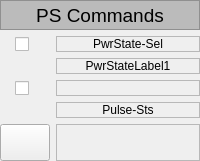
       <widget class="QWidget" name="widget_2" native="true">
        <layout class="QGridLayout" name="gridLayout_3">
         <property name="leftMargin">
          <number>0</number>
         </property>
         <property name="topMargin">
          <number>0</number>
         </property>
         <property name="rightMargin">
          <number>0</number>
         </property>
         <property name="bottomMargin">
          <number>0</number>
         </property>
         <item row="3" column="0">
          <widget class="PyDMByteIndicator" name="PyDMByteIndicator_11">
           <property name="sizePolicy">
            <sizepolicy hsizetype="Expanding" vsizetype="Expanding">
             <horstretch>0</horstretch>
             <verstretch>0</verstretch>
            </sizepolicy>
           </property>
           <property name="maximumSize">
            <size>
             <width>50</width>
             <height>16777215</height>
            </size>
           </property>
           <property name="toolTip">
            <string/>
           </property>
           <property name="layoutDirection">
            <enum>Qt::RightToLeft</enum>
           </property>
           <property name="channel" stdset="0">
            <string>ca://SpareNLK1:PwrState-Sts</string>
           </property>
           <property name="offColor" stdset="0">
            <color>
             <red>239</red>
             <green>41</green>
             <blue>41</blue>
            </color>
           </property>
           <property name="showLabels" stdset="0">
            <bool>false</bool>
           </property>
           <property name="circles" stdset="0">
            <bool>true</bool>
           </property>
           <property name="labels" stdset="0">
            <stringlist>
             <string>Bit 0</string>
            </stringlist>
           </property>
          </widget>
         </item>
         <item row="0" column="0" colspan="2">
          <widget class="QLabel" name="label_331">
           <property name="sizePolicy">
            <sizepolicy hsizetype="MinimumExpanding" vsizetype="Expanding">
             <horstretch>0</horstretch>
             <verstretch>0</verstretch>
            </sizepolicy>
           </property>
           <property name="minimumSize">
            <size>
             <width>0</width>
             <height>30</height>
            </size>
           </property>
           <property name="maximumSize">
            <size>
             <width>16777215</width>
             <height>30</height>
            </size>
           </property>
           <property name="palette">
            <palette>
             <active>
              <colorrole role="WindowText">
               <brush brushstyle="SolidPattern">
                <color alpha="255">
                 <red>0</red>
                 <green>0</green>
                 <blue>0</blue>
                </color>
               </brush>
              </colorrole>
              <colorrole role="Button">
               <brush brushstyle="SolidPattern">
                <color alpha="255">
                 <red>187</red>
                 <green>187</green>
                 <blue>187</blue>
                </color>
               </brush>
              </colorrole>
              <colorrole role="Light">
               <brush brushstyle="SolidPattern">
                <color alpha="255">
                 <red>255</red>
                 <green>255</green>
                 <blue>255</blue>
                </color>
               </brush>
              </colorrole>
              <colorrole role="Midlight">
               <brush brushstyle="SolidPattern">
                <color alpha="255">
                 <red>221</red>
                 <green>221</green>
                 <blue>221</blue>
                </color>
               </brush>
              </colorrole>
              <colorrole role="Dark">
               <brush brushstyle="SolidPattern">
                <color alpha="255">
                 <red>93</red>
                 <green>93</green>
                 <blue>93</blue>
                </color>
               </brush>
              </colorrole>
              <colorrole role="Mid">
               <brush brushstyle="SolidPattern">
                <color alpha="255">
                 <red>125</red>
                 <green>125</green>
                 <blue>125</blue>
                </color>
               </brush>
              </colorrole>
              <colorrole role="Text">
               <brush brushstyle="SolidPattern">
                <color alpha="255">
                 <red>0</red>
                 <green>0</green>
                 <blue>0</blue>
                </color>
               </brush>
              </colorrole>
              <colorrole role="BrightText">
               <brush brushstyle="SolidPattern">
                <color alpha="255">
                 <red>255</red>
                 <green>255</green>
                 <blue>255</blue>
                </color>
               </brush>
              </colorrole>
              <colorrole role="ButtonText">
               <brush brushstyle="SolidPattern">
                <color alpha="255">
                 <red>0</red>
                 <green>0</green>
                 <blue>0</blue>
                </color>
               </brush>
              </colorrole>
              <colorrole role="Base">
               <brush brushstyle="SolidPattern">
                <color alpha="255">
                 <red>255</red>
                 <green>255</green>
                 <blue>255</blue>
                </color>
               </brush>
              </colorrole>
              <colorrole role="Window">
               <brush brushstyle="SolidPattern">
                <color alpha="255">
                 <red>187</red>
                 <green>187</green>
                 <blue>187</blue>
                </color>
               </brush>
              </colorrole>
              <colorrole role="Shadow">
               <brush brushstyle="SolidPattern">
                <color alpha="255">
                 <red>0</red>
                 <green>0</green>
                 <blue>0</blue>
                </color>
               </brush>
              </colorrole>
              <colorrole role="AlternateBase">
               <brush brushstyle="SolidPattern">
                <color alpha="255">
                 <red>221</red>
                 <green>221</green>
                 <blue>221</blue>
                </color>
               </brush>
              </colorrole>
              <colorrole role="ToolTipBase">
               <brush brushstyle="SolidPattern">
                <color alpha="255">
                 <red>255</red>
                 <green>255</green>
                 <blue>220</blue>
                </color>
               </brush>
              </colorrole>
              <colorrole role="ToolTipText">
               <brush brushstyle="SolidPattern">
                <color alpha="255">
                 <red>0</red>
                 <green>0</green>
                 <blue>0</blue>
                </color>
               </brush>
              </colorrole>
              <colorrole role="PlaceholderText">
               <brush brushstyle="NoBrush">
                <color alpha="128">
                 <red>0</red>
                 <green>0</green>
                 <blue>0</blue>
                </color>
               </brush>
              </colorrole>
             </active>
             <inactive>
              <colorrole role="WindowText">
               <brush brushstyle="SolidPattern">
                <color alpha="255">
                 <red>0</red>
                 <green>0</green>
                 <blue>0</blue>
                </color>
               </brush>
              </colorrole>
              <colorrole role="Button">
               <brush brushstyle="SolidPattern">
                <color alpha="255">
                 <red>187</red>
                 <green>187</green>
                 <blue>187</blue>
                </color>
               </brush>
              </colorrole>
              <colorrole role="Light">
               <brush brushstyle="SolidPattern">
                <color alpha="255">
                 <red>255</red>
                 <green>255</green>
                 <blue>255</blue>
                </color>
               </brush>
              </colorrole>
              <colorrole role="Midlight">
               <brush brushstyle="SolidPattern">
                <color alpha="255">
                 <red>221</red>
                 <green>221</green>
                 <blue>221</blue>
                </color>
               </brush>
              </colorrole>
              <colorrole role="Dark">
               <brush brushstyle="SolidPattern">
                <color alpha="255">
                 <red>93</red>
                 <green>93</green>
                 <blue>93</blue>
                </color>
               </brush>
              </colorrole>
              <colorrole role="Mid">
               <brush brushstyle="SolidPattern">
                <color alpha="255">
                 <red>125</red>
                 <green>125</green>
                 <blue>125</blue>
                </color>
               </brush>
              </colorrole>
              <colorrole role="Text">
               <brush brushstyle="SolidPattern">
                <color alpha="255">
                 <red>0</red>
                 <green>0</green>
                 <blue>0</blue>
                </color>
               </brush>
              </colorrole>
              <colorrole role="BrightText">
               <brush brushstyle="SolidPattern">
                <color alpha="255">
                 <red>255</red>
                 <green>255</green>
                 <blue>255</blue>
                </color>
               </brush>
              </colorrole>
              <colorrole role="ButtonText">
               <brush brushstyle="SolidPattern">
                <color alpha="255">
                 <red>0</red>
                 <green>0</green>
                 <blue>0</blue>
                </color>
               </brush>
              </colorrole>
              <colorrole role="Base">
               <brush brushstyle="SolidPattern">
                <color alpha="255">
                 <red>255</red>
                 <green>255</green>
                 <blue>255</blue>
                </color>
               </brush>
              </colorrole>
              <colorrole role="Window">
               <brush brushstyle="SolidPattern">
                <color alpha="255">
                 <red>187</red>
                 <green>187</green>
                 <blue>187</blue>
                </color>
               </brush>
              </colorrole>
              <colorrole role="Shadow">
               <brush brushstyle="SolidPattern">
                <color alpha="255">
                 <red>0</red>
                 <green>0</green>
                 <blue>0</blue>
                </color>
               </brush>
              </colorrole>
              <colorrole role="AlternateBase">
               <brush brushstyle="SolidPattern">
                <color alpha="255">
                 <red>221</red>
                 <green>221</green>
                 <blue>221</blue>
                </color>
               </brush>
              </colorrole>
              <colorrole role="ToolTipBase">
               <brush brushstyle="SolidPattern">
                <color alpha="255">
                 <red>255</red>
                 <green>255</green>
                 <blue>220</blue>
                </color>
               </brush>
              </colorrole>
              <colorrole role="ToolTipText">
               <brush brushstyle="SolidPattern">
                <color alpha="255">
                 <red>0</red>
                 <green>0</green>
                 <blue>0</blue>
                </color>
               </brush>
              </colorrole>
              <colorrole role="PlaceholderText">
               <brush brushstyle="NoBrush">
                <color alpha="128">
                 <red>0</red>
                 <green>0</green>
                 <blue>0</blue>
                </color>
               </brush>
              </colorrole>
             </inactive>
             <disabled>
              <colorrole role="WindowText">
               <brush brushstyle="SolidPattern">
                <color alpha="255">
                 <red>93</red>
                 <green>93</green>
                 <blue>93</blue>
                </color>
               </brush>
              </colorrole>
              <colorrole role="Button">
               <brush brushstyle="SolidPattern">
                <color alpha="255">
                 <red>187</red>
                 <green>187</green>
                 <blue>187</blue>
                </color>
               </brush>
              </colorrole>
              <colorrole role="Light">
               <brush brushstyle="SolidPattern">
                <color alpha="255">
                 <red>255</red>
                 <green>255</green>
                 <blue>255</blue>
                </color>
               </brush>
              </colorrole>
              <colorrole role="Midlight">
               <brush brushstyle="SolidPattern">
                <color alpha="255">
                 <red>221</red>
                 <green>221</green>
                 <blue>221</blue>
                </color>
               </brush>
              </colorrole>
              <colorrole role="Dark">
               <brush brushstyle="SolidPattern">
                <color alpha="255">
                 <red>93</red>
                 <green>93</green>
                 <blue>93</blue>
                </color>
               </brush>
              </colorrole>
              <colorrole role="Mid">
               <brush brushstyle="SolidPattern">
                <color alpha="255">
                 <red>125</red>
                 <green>125</green>
                 <blue>125</blue>
                </color>
               </brush>
              </colorrole>
              <colorrole role="Text">
               <brush brushstyle="SolidPattern">
                <color alpha="255">
                 <red>93</red>
                 <green>93</green>
                 <blue>93</blue>
                </color>
               </brush>
              </colorrole>
              <colorrole role="BrightText">
               <brush brushstyle="SolidPattern">
                <color alpha="255">
                 <red>255</red>
                 <green>255</green>
                 <blue>255</blue>
                </color>
               </brush>
              </colorrole>
              <colorrole role="ButtonText">
               <brush brushstyle="SolidPattern">
                <color alpha="255">
                 <red>93</red>
                 <green>93</green>
                 <blue>93</blue>
                </color>
               </brush>
              </colorrole>
              <colorrole role="Base">
               <brush brushstyle="SolidPattern">
                <color alpha="255">
                 <red>187</red>
                 <green>187</green>
                 <blue>187</blue>
                </color>
               </brush>
              </colorrole>
              <colorrole role="Window">
               <brush brushstyle="SolidPattern">
                <color alpha="255">
                 <red>187</red>
                 <green>187</green>
                 <blue>187</blue>
                </color>
               </brush>
              </colorrole>
              <colorrole role="Shadow">
               <brush brushstyle="SolidPattern">
                <color alpha="255">
                 <red>0</red>
                 <green>0</green>
                 <blue>0</blue>
                </color>
               </brush>
              </colorrole>
              <colorrole role="AlternateBase">
               <brush brushstyle="SolidPattern">
                <color alpha="255">
                 <red>187</red>
                 <green>187</green>
                 <blue>187</blue>
                </color>
               </brush>
              </colorrole>
              <colorrole role="ToolTipBase">
               <brush brushstyle="SolidPattern">
                <color alpha="255">
                 <red>255</red>
                 <green>255</green>
                 <blue>220</blue>
                </color>
               </brush>
              </colorrole>
              <colorrole role="ToolTipText">
               <brush brushstyle="SolidPattern">
                <color alpha="255">
                 <red>0</red>
                 <green>0</green>
                 <blue>0</blue>
                </color>
               </brush>
              </colorrole>
              <colorrole role="PlaceholderText">
               <brush brushstyle="NoBrush">
                <color alpha="128">
                 <red>0</red>
                 <green>0</green>
                 <blue>0</blue>
                </color>
               </brush>
              </colorrole>
             </disabled>
            </palette>
           </property>
           <property name="font">
            <font>
             <family>Cantarell</family>
             <pointsize>14</pointsize>
            </font>
           </property>
           <property name="autoFillBackground">
            <bool>true</bool>
           </property>
           <property name="frameShape">
            <enum>QFrame::StyledPanel</enum>
           </property>
           <property name="text">
            <string>PS Commands</string>
           </property>
           <property name="alignment">
            <set>Qt::AlignCenter</set>
           </property>
          </widget>
         </item>
         <item row="6" column="1">
          <widget class="PyDMLabel" name="PyDMLabel_17">
           <property name="sizePolicy">
            <sizepolicy hsizetype="Expanding" vsizetype="Expanding">
             <horstretch>0</horstretch>
             <verstretch>0</verstretch>
            </sizepolicy>
           </property>
           <property name="toolTip">
            <string/>
           </property>
           <property name="frameShape">
            <enum>QFrame::StyledPanel</enum>
           </property>
           <property name="text">
            <string>Pulse-Sts</string>
           </property>
           <property name="alignment">
            <set>Qt::AlignCenter</set>
           </property>
           <property name="channel" stdset="0">
            <string>ca://SpareNLK1:Pulse-Sts.DESC</string>
           </property>
          </widget>
         </item>
         <item row="7" column="1">
          <widget class="PyDMLabel" name="PyDMLabel_12">
           <property name="sizePolicy">
            <sizepolicy hsizetype="Expanding" vsizetype="Expanding">
             <horstretch>0</horstretch>
             <verstretch>0</verstretch>
            </sizepolicy>
           </property>
           <property name="toolTip">
            <string/>
           </property>
           <property name="frameShape">
            <enum>QFrame::StyledPanel</enum>
           </property>
           <property name="alignment">
            <set>Qt::AlignCenter</set>
           </property>
           <property name="channel" stdset="0">
            <string>ca://SpareNLK1:ResetLabel-Cte</string>
           </property>
          </widget>
         </item>
         <item row="6" column="0">
          <widget class="PyDMByteIndicator" name="PyDMByteIndicator_41">
           <property name="sizePolicy">
            <sizepolicy hsizetype="Expanding" vsizetype="Expanding">
             <horstretch>0</horstretch>
             <verstretch>0</verstretch>
            </sizepolicy>
           </property>
           <property name="maximumSize">
            <size>
             <width>50</width>
             <height>16777215</height>
            </size>
           </property>
           <property name="toolTip">
            <string/>
           </property>
           <property name="layoutDirection">
            <enum>Qt::RightToLeft</enum>
           </property>
           <property name="channel" stdset="0">
            <string>ca://SpareNLK1:Pulse-Sts</string>
           </property>
           <property name="offColor" stdset="0">
            <color>
             <red>239</red>
             <green>41</green>
             <blue>41</blue>
            </color>
           </property>
           <property name="showLabels" stdset="0">
            <bool>false</bool>
           </property>
           <property name="circles" stdset="0">
            <bool>true</bool>
           </property>
           <property name="labels" stdset="0">
            <stringlist>
             <string>Bit 0</string>
            </stringlist>
           </property>
          </widget>
         </item>
         <item row="3" column="1">
          <widget class="PyDMLabel" name="PyDMLabel_10">
           <property name="sizePolicy">
            <sizepolicy hsizetype="Expanding" vsizetype="Expanding">
             <horstretch>0</horstretch>
             <verstretch>0</verstretch>
            </sizepolicy>
           </property>
           <property name="toolTip">
            <string/>
           </property>
           <property name="frameShape">
            <enum>QFrame::StyledPanel</enum>
           </property>
           <property name="text">
            <string>PwrStateLabel1</string>
           </property>
           <property name="alignment">
            <set>Qt::AlignCenter</set>
           </property>
           <property name="channel" stdset="0">
            <string>ca://SpareNLK1:PwrState-Sts.DESC</string>
           </property>
          </widget>
         </item>
         <item row="7" column="0">
          <widget class="PyDMPushButton" name="PyDMPushButton_2">
           <property name="sizePolicy">
            <sizepolicy hsizetype="MinimumExpanding" vsizetype="Expanding">
             <horstretch>0</horstretch>
             <verstretch>0</verstretch>
            </sizepolicy>
           </property>
           <property name="minimumSize">
            <size>
             <width>0</width>
             <height>37</height>
            </size>
           </property>
           <property name="maximumSize">
            <size>
             <width>50</width>
             <height>16777215</height>
            </size>
           </property>
           <property name="toolTip">
            <string/>
           </property>
           <property name="layoutDirection">
            <enum>Qt::RightToLeft</enum>
           </property>
           <property name="channel" stdset="0">
            <string>ca://SpareNLK1:Reset-Cmd</string>
           </property>
           <property name="pressValue" stdset="0">
            <string>1</string>
           </property>
          </widget>
         </item>
         <item row="2" column="1">
          <widget class="PyDMLabel" name="PyDMLabel_11">
           <property name="sizePolicy">
            <sizepolicy hsizetype="Expanding" vsizetype="Expanding">
             <horstretch>0</horstretch>
             <verstretch>0</verstretch>
            </sizepolicy>
           </property>
           <property name="toolTip">
            <string/>
           </property>
           <property name="frameShape">
            <enum>QFrame::StyledPanel</enum>
           </property>
           <property name="text">
            <string>PwrState-Sel</string>
           </property>
           <property name="alignment">
            <set>Qt::AlignCenter</set>
           </property>
           <property name="channel" stdset="0">
            <string>ca://SpareNLK1:PwrStateLabel1-Cte</string>
           </property>
          </widget>
         </item>
         <item row="5" column="1">
          <widget class="PyDMLabel" name="PyDMLabel_9">
           <property name="sizePolicy">
            <sizepolicy hsizetype="Expanding" vsizetype="Expanding">
             <horstretch>0</horstretch>
             <verstretch>0</verstretch>
            </sizepolicy>
           </property>
           <property name="toolTip">
            <string/>
           </property>
           <property name="frameShape">
            <enum>QFrame::StyledPanel</enum>
           </property>
           <property name="alignment">
            <set>Qt::AlignCenter</set>
           </property>
           <property name="channel" stdset="0">
            <string>ca://SpareNLK1:PulseLabel-Cte</string>
           </property>
          </widget>
         </item>
         <item row="5" column="0">
          <widget class="QFrame" name="frame_5">
           <property name="frameShape">
            <enum>QFrame::NoFrame</enum>
           </property>
           <property name="frameShadow">
            <enum>QFrame::Raised</enum>
           </property>
           <layout class="QHBoxLayout" name="horizontalLayout_2">
            <property name="leftMargin">
             <number>0</number>
            </property>
            <property name="topMargin">
             <number>0</number>
            </property>
            <property name="rightMargin">
             <number>0</number>
            </property>
            <property name="bottomMargin">
             <number>0</number>
            </property>
            <item>
             <widget class="PyDMCheckbox" name="PyDMCheckbox_3">
              <property name="sizePolicy">
               <sizepolicy hsizetype="Maximum" vsizetype="Expanding">
                <horstretch>0</horstretch>
                <verstretch>0</verstretch>
               </sizepolicy>
              </property>
              <property name="minimumSize">
               <size>
                <width>0</width>
                <height>0</height>
               </size>
              </property>
              <property name="maximumSize">
               <size>
                <width>20</width>
                <height>16777215</height>
               </size>
              </property>
              <property name="toolTip">
               <string/>
              </property>
              <property name="layoutDirection">
               <enum>Qt::LeftToRight</enum>
              </property>
              <property name="channel" stdset="0">
               <string>ca://SpareNLK1:Pulse-Sel</string>
              </property>
             </widget>
            </item>
           </layout>
          </widget>
         </item>
         <item row="2" column="0">
          <widget class="QFrame" name="frame_4">
           <property name="frameShape">
            <enum>QFrame::NoFrame</enum>
           </property>
           <property name="frameShadow">
            <enum>QFrame::Raised</enum>
           </property>
           <layout class="QHBoxLayout" name="horizontalLayout">
            <property name="leftMargin">
             <number>0</number>
            </property>
            <property name="topMargin">
             <number>0</number>
            </property>
            <property name="rightMargin">
             <number>0</number>
            </property>
            <property name="bottomMargin">
             <number>0</number>
            </property>
            <item>
             <widget class="PyDMCheckbox" name="PyDMCheckbox_4">
              <property name="sizePolicy">
               <sizepolicy hsizetype="Maximum" vsizetype="Expanding">
                <horstretch>0</horstretch>
                <verstretch>0</verstretch>
               </sizepolicy>
              </property>
              <property name="minimumSize">
               <size>
                <width>0</width>
                <height>0</height>
               </size>
              </property>
              <property name="maximumSize">
               <size>
                <width>20</width>
                <height>50</height>
               </size>
              </property>
              <property name="sizeIncrement">
               <size>
                <width>0</width>
                <height>0</height>
               </size>
              </property>
              <property name="toolTip">
               <string/>
              </property>
              <property name="layoutDirection">
               <enum>Qt::LeftToRight</enum>
              </property>
              <property name="iconSize">
               <size>
                <width>16</width>
                <height>16</height>
               </size>
              </property>
              <property name="shortcut">
               <string notr="true"/>
              </property>
              <property name="autoRepeat">
               <bool>false</bool>
              </property>
              <property name="channel" stdset="0">
               <string>ca://SpareNLK1:PwrState-Sel</string>
              </property>
             </widget>
            </item>
           </layout>
          </widget>
         </item>
        </layout>
       </widget>
